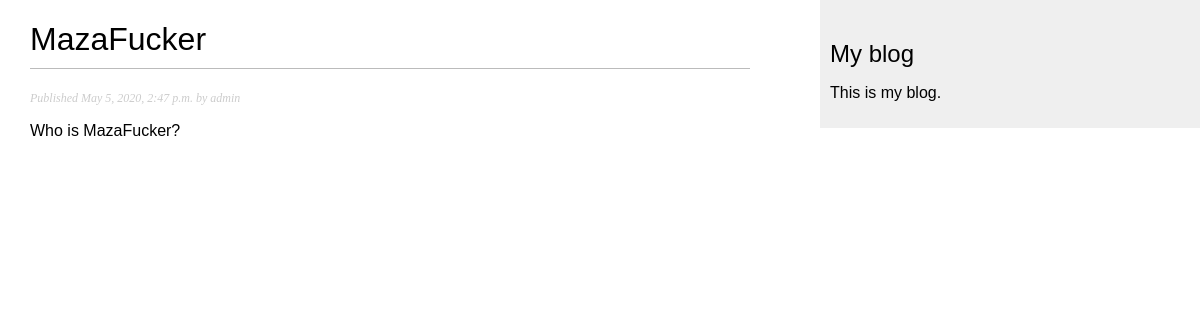
Screenshot of /blog/2020/5/5/mazafucker/ with the database file from the repository.
### blog/models.py (models this page shows, shortened)
class Post(models.Model):
    STATUS_CHOICES = (('draft', 'Draft'), ('published', 'Published'),)
    title = models.CharField(max_length=250)
    slug = models.SlugField(max_length=250, unique_for_date='publish')
    author = models.ForeignKey(User, on_delete=models.CASCADE, related_name='blog_posts')
    body = models.TextField()
    publish = models.DateTimeField(default=timezone.now)
    created = models.DateTimeField(auto_now_add=True)
    updated = models.DateTimeField(auto_now=True)
    status = models.CharField(max_length=10, choices=STATUS_CHOICES, default='draft')
    objects = models.Manager()  # Менеджер по умолчанию.
    published = PublishedManager()  # Наш новый менеджер.
    class Meta:
        ordering = ('-publish',)

### blog/views.py (the view)
# urls.py: path('<int:year>/<int:month>/<int:day>/<slug:post>/', views.post_detail, name='post_detail'),
def post_detail(request, year, month, day, post):
    post = get_object_or_404(Post, slug=post, status='published',
                             publish__year=year, publish__month=month, publish__day=day)
    return render(request, 'blog/post/detail.html', {'post': post})

### blog/templates/blog/post/detail.html (shortened to what this page needs)
{% extends "blog/base.html" %}
{% block content %}
    <h1>{{ post.title }}</h1>
    <p class="date">Published {{ post.publish }} by {{ post.author }}</p>
    {{ post.body|linebreaks }}
{% endblock %}

### blog/static/css/blog.css (style rules this page uses)
body { margin:0; padding:0; font-family:helvetica, sans-serif; }
h1 { font-weight:normal; border-bottom:1px solid #bbb; padding:0 0 10px 0; }
p.date { color:#ccc; font-family: georgia, serif; font-size: 12px; font-style: italic; }

### rows the page displays
Post: title "MazaFucker", publish "May 5, 2020, 2:47 p.m.", author "admin", body "Who is MazaFucker?"
